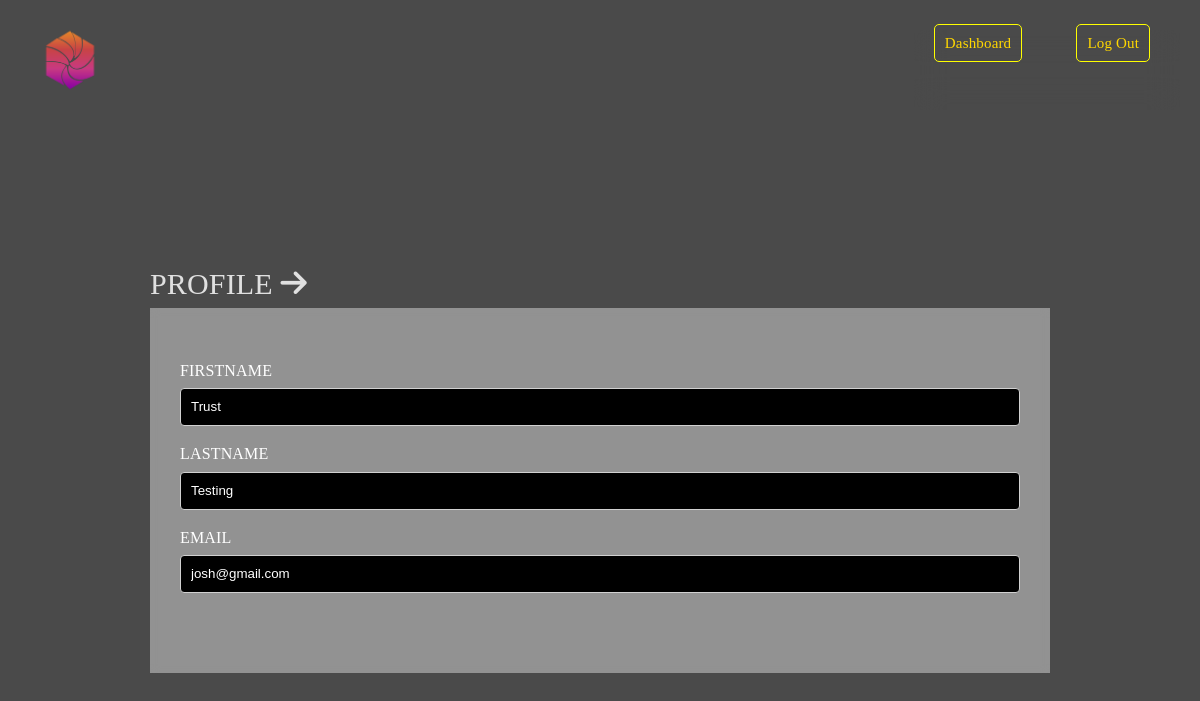
Screenshot of /profile (signed in) with the database file from the repository.
### journal/models.py (models this page shows)
class Profile(models.Model):
    user = models.OneToOneField(User, on_delete=models.CASCADE)
    first_name = models.CharField(max_length=50)
    last_name = models.CharField(max_length=50)
    email = models.EmailField(max_length=50)
    class Meta:
        db_table = 'profile'
        managed = True
        verbose_name = 'Profile'
        verbose_name_plural = 'Profiles'

### journal/views.py (the view)
# urls.py: path('profile',profile,name='profile'),
@login_required(login_url='userlogin')
def profile(request):
    profile = Profile.objects.get(user__username = request.user.username)
    context = {
        'profile':profile
    }
    return render(request, 'profile.html', context)

### journal/templates/profile.html (shortened to what this page needs)
<!DOCTYPE html>
{% load static %}
<html lang="en">
<head>
    <link rel="stylesheet" href="https://cdnjs.cloudflare.com/ajax/libs/font-awesome/6.5.2/css/all.min.css" />
    <link rel="stylesheet" href="{% static 'milligram.css' %}">
    <link rel="stylesheet" href=" {% static 'style.css' %}">
</head>
<body>
    <section class="navbar">
        <nav class="navlist">
            <img src="{% static 'img/20230312_165351.png' %}" alt="logo" class="logopng">
            <div class="navitems">
                <a href="{% url 'dashboard' %}" class="navobjects">Dashboard</a>
                <a href="{% url 'signout' %}" class="navobjects">log out</a>
            </div>
        </nav>
    </section>
    <section class="j_entry">
        <hi class="login">PROFILE <i class="fa-solid fa-arrow-right"></i></hi>
        <form method="" action="" enctype="multipart/form-data">
            <fieldset>
              <label for="nameField">FirstName</label>
              <input type="text" value="{{profile.first_name}}" readonly>
              <label for="nameField">LastName</label>
              <input type="text" value="{{profile.last_name}}" readonly>
              <label for="nameField">Email</label>
              <input type="text" value="{{profile.email}}" readonly>
            </fieldset>
          </form>
    </section>
</body>
</html>

### journal/static/milligram.css (style rules this page uses)
*, *:after, *:before { box-sizing: inherit; }
html { box-sizing: border-box; font-size: 62.5%; }
body { color: #606c76; font-family: 'Roboto', 'Helvetica Neue', 'Helvetica', 'Arial', sans-serif; font-size: 1.6em; font-weight: 300; letter-spacing: .01em; line-height: 1.6; }
input[type='color'], input[type='date'], input[type='datetime'], input[type='datetime-local'], input[type='email'], input[type='month'], input[type='number'], input[type='password'], input[type='search'], input[type='tel'], input[type='text'], input[type='url'], input[type='week'], input:not([type]), textarea, select { background-color: transparent; border: 0.1rem solid #d1d1d1; border-radius: .4rem; box-shadow: none; box-sizing: inherit; height: 3.8rem; padding: .6rem 1.0rem .7rem; width: 100%; }
label, legend { display: block; font-size: 1.6rem; font-weight: 700; margin-bottom: .5rem; }
fieldset { border-width: 0; padding: 0; }
a { color: #9b4dca; text-decoration: none; }
fieldset, input, select, textarea { margin-bottom: 1.5rem; }
blockquote, dl, figure, form, ol, p, pre, table, ul { margin-bottom: 2.5rem; }
img { max-width: 100%; }

### journal/static/style.css (style rules this page uses)
* { padding: 0; margin: 0; box-sizing: border-box; }
:root { --secpad: 0rem 2rem; --button: #ffd700; --button_textcolor:#333333; --card:#008080; --topspace: 2rem; --card_textcolor:#E0E0E0; --backdrop:rgba(255, 255, 255, 0.4); }
body { background:rgb(74, 74, 74) ; font-family: 'Roboto Slab', serif; height: 100vh; }
.navitems { margin-top: 2rem; }
input[type=text] { color: white; background: black; }
.logopng { width: 10rem; object-fit: contain; }
input { color: inherit; }
input::placeholder { color:rgb(193, 191, 191); text-transform: capitalize; font-size: smaller; }
.navbar { padding: var(--secpad); width: 100%; }
.navlist { display: flex; justify-content: space-between; margin-top: 1rem; border-radius: 1rem; flex-wrap: wrap; z-index: 100; }
.login { color: var(--card_textcolor); font-size: 3rem; text-transform: uppercase; }
.navobjects { padding: 1rem ; text-transform: capitalize; color: var(--button_textcolor); border-radius: 5px; margin-bottom: 1rem; color: var(--button); cursor: pointer; border: 1px solid yellow; font-size: 1.3rem; }
.j_entry { padding: 5rem 3rem; }
form { padding: 5rem 3rem; backdrop-filter: blur(5px); background: var(--backdrop); }
label { color: white; text-transform: uppercase; font-weight: 400; }
@media (min-width: 40.0rem) { .navlist { display: flex; justify-content: space-between; margin-top: 1rem; border-radius: 1rem; flex-wrap: wrap; flex-direction: row; } }
@media (min-width: 40.0rem) { .navitems { backdrop-filter: blur(15px); background:inherit; display: block; margin-top: 0rem; padding-top: 0rem; position: initial; top: 0; left: 0; right: 0; margin-left: 0rem; margin-right: 0rem; backdrop-filter: blur(15px); background:inherit; z-index: 0; margin-top: 2rem; width: auto; } }
@media (min-width: 40.0rem) { .navobjects { text-transform: capitalize; color: var(--button_textcolor); border-radius: 5px; margin-bottom: 1rem; color: var(--button); cursor: pointer; margin-top: 5rem; margin-left: 2rem; margin-right: 3rem; font-size: 1.5rem; } }
@media (min-width: 40.0rem) { .j_entry { padding: 15rem 15rem; } }

### rows the page displays
Profile: first_name "Trust", last_name "Testing", email "josh@gmail.com"
